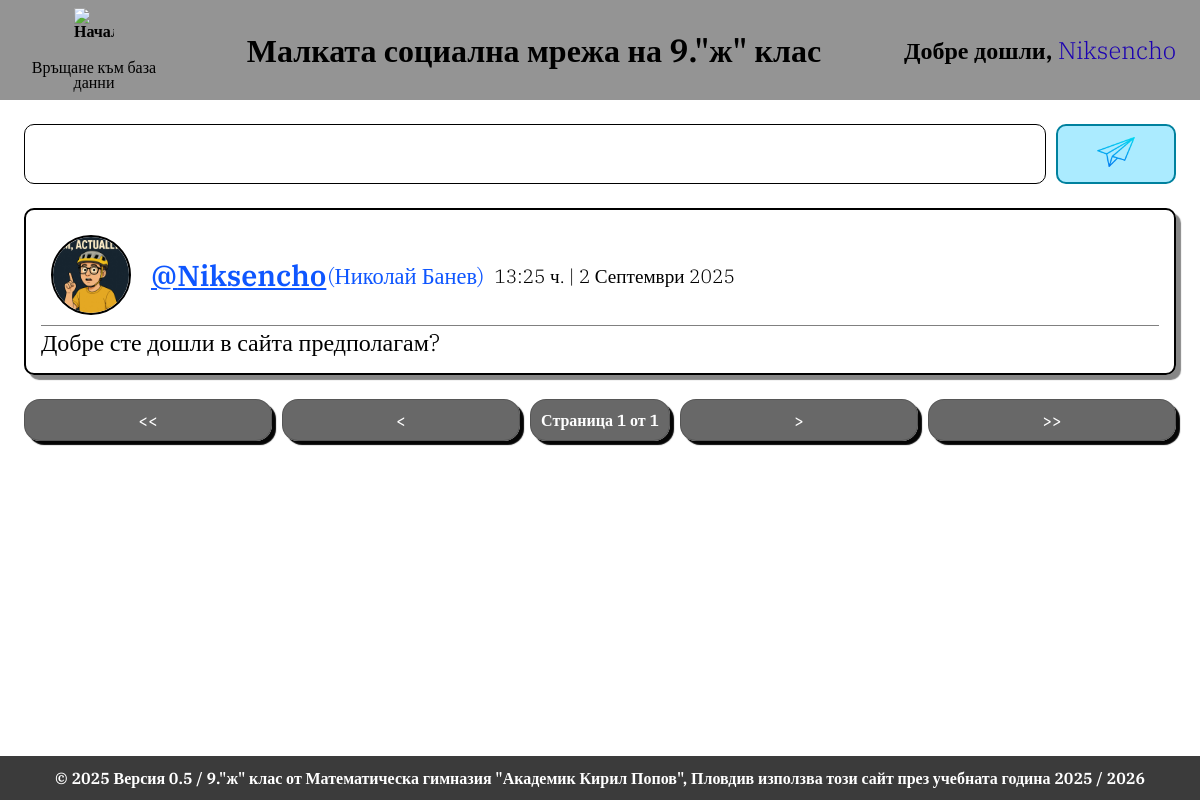
The app's page /social/ (signed in), older data.
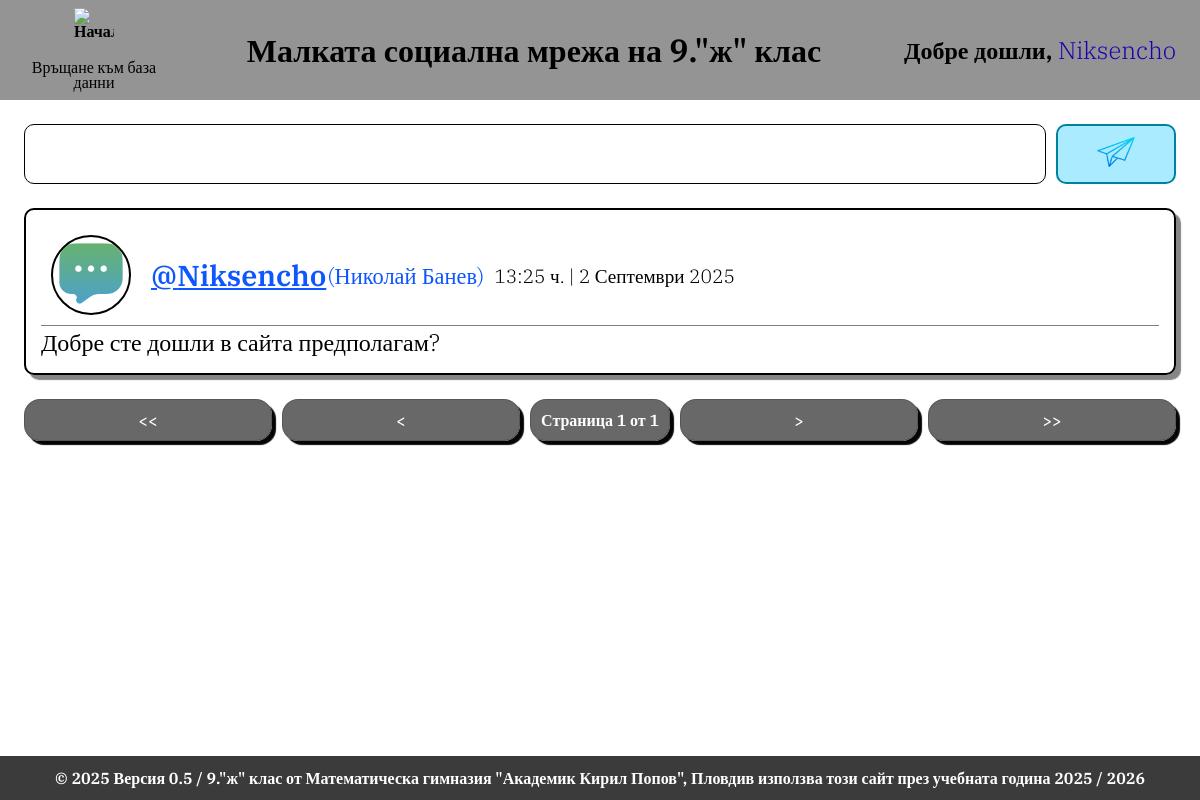
The same page, newer data.
### UserMessages/models.py (models this page shows, shortened)
class Message(models.Model):
    userConn = models.ForeignKey(User, verbose_name="Потребител", on_delete=models.CASCADE)
    message = models.TextField(verbose_name="Съобщение")
    dateAdded = models.DateTimeField(verbose_name="Дата на добавяне", auto_now_add=True)
    class Meta:
        verbose_name = "Пост"
        verbose_name_plural = "Постове"

### users/models.py (models this page shows, shortened)
class StudentProfile(models.Model):
    user = models.OneToOneField(User, verbose_name="Потребител", on_delete=models.CASCADE)
    profilePicture = models.ImageField(default='profilePictures/ordinary.png', upload_to="profilePictures", verbose_name="Потребителска снимка")
    classNumber = models.IntegerField(default=-1, verbose_name="Номер в класа")
    class Meta:
        verbose_name = "Профил"
        verbose_name_plural = "Профили"

### UserMessages/views.py (the view)
# urls.py: path("", messaging, name='messages-main')
@login_required
def messaging(request):
    if request.method == "POST":
        messageText = request.POST.get("new-message")
        Message.objects.create(userConn = request.user, message = messageText)
        return redirect("messages-main")
    allMessages = Message.objects.all()[::-1]
    paginator = Paginator(allMessages, 10)
    page_number = request.GET.get("page")
    posts = paginator.get_page(page_number)
    context = {
        "posts": posts,
        "title": "Чатове"
    }
    return render(request, "UserMessages/home.html", context)

### UserMessages/templates/UserMessages/home.html (shortened to what this page needs)
{% extends "UserMessages/base.html" %}
{%load static%}
{% block content %}
    <div class='add-post'>
        <form method="POST" action="{% url 'messages-main'%}">
            <input required type='text' id='new-message' name='new-message'>
            <button type="submit">
                <img src="{% static 'UserMessages/img/send.png'%}" alt="Submit" width="20" height="20">
            </button>
        </form>
    </div>
    {% for post in posts%}
        <div class='post'>
            <div class='content'>
                <div class='user-info'>
                    <img src="{{post.userConn.studentprofile.profilePicture.url}}">
                    <h1><a href="{%url 'users-profileinfo' post.userConn.id%}"><span>@{{post.userConn.username}}</span></a> ({{post.userConn.first_name}} {{post.userConn.last_name}})</h1>
                    <h2>{{post.dateAdded|date:"G:i ч. | j F Y"}}</h2>
                </div>
                <div class='post-info'>
                    <p>{{post.message}}</p>
                </div>
            </div>
        </div>
    {% endfor %}
    <div class='pagination'>
        {% if posts.has_previous %}
            <a href="?page=1">&lt &lt</a>
            <a href="?page={{posts.previous_page_number}}">&lt;</a>
        {% else %}
            <a class='disabled' href="#">&lt&lt</a>
            <a class='disabled' href="#">&lt;</a>
        {% endif %}
        <span class="current">
            Страница {{ posts.number }} от {{ posts.paginator.num_pages }}
        </span>
        {% if posts.has_next %}
            <a href="?page={{ posts.next_page_number }}">&gt</a>
            <a href="?page={{ posts.paginator.num_pages }}">&gt&gt</a>
        {% else %}
            <a class='disabled' href='#'>&gt</a>
            <a class='disabled' href='#'>&gt&gt</a>
        {% endif %}
    </div>
{% endblock %}

Row changes from the older to the newer data that the page shows:
changed through a linked row, Message "Добре сте дошли в сайта предполагам?": userConn.studentprofile.profilePicture: a different picture
